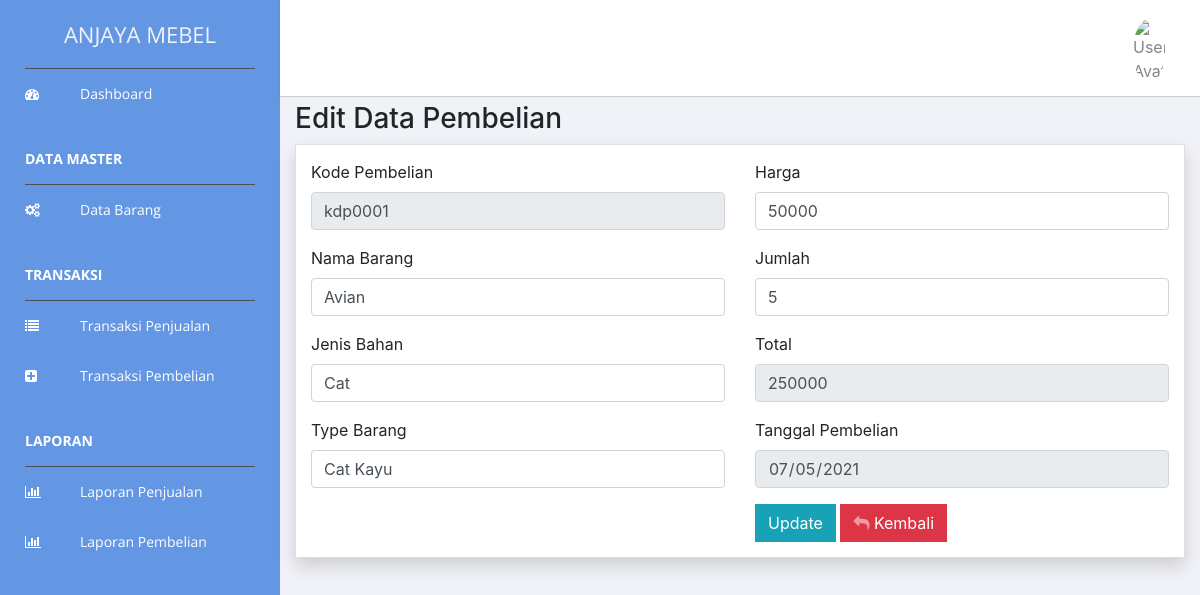
Page /pembelian/edit_data/kdp0001 on the committed database.
### tables this page shows
CREATE TABLE `transaksi_pembelian` (
  `kode_pembelian` varchar(255) NOT NULL,
  `nama_barang` varchar(255) NOT NULL,
  `jenis_barang` varchar(255) NOT NULL,
  `type_barang` varchar(255) NOT NULL,
  `harga` int(11) NOT NULL,
  `jumlah` int(11) NOT NULL,
  `total` int(11) NOT NULL,
  `tanggal` date NOT NULL
);

### application/controllers/Pembelian.php (called while the page is built, shortened)
<?php
class Pembelian extends CI_Controller {
    public function __construct()
    {
        $this->load->library('form_validation');
        $this->load->model('Model_master', 'v');
    }
    public function edit_data($kode_pembelian){
        $this->load->model('v');
        $pembalian = $this->v->GetWhere('transaksi_pembelian', array('kode_pembelian' => $kode_pembelian));
        $data = array(
            'kode_pembelian' => $pembalian[0]['kode_pembelian'],
            'nama_barang' => $pembalian[0]['nama_barang'],
            'jenis_barang' => $pembalian[0]['jenis_barang'],
            'type_barang' => $pembalian[0]['type_barang'],
            'harga' => $pembalian[0]['harga'],
            'jumlah' => $pembalian[0]['jumlah'],
            'total' => $pembalian[0]['total'],
            'tanggal' => $pembalian[0]['tanggal']
            );
        $this->load->view("template/header",$data);
        $this->load->view('pembelianupdate',$data);
        $this->load->view("template/footer");
    }
}

### index.php (called while the page is built, shortened)
<?php
require_once BASEPATH.'core/CodeIgniter.php';

### application/models/Model_master.php (called while the page is built, shortened)
<?php
class Model_master extends CI_Model {
    public function GetWhere($table, $data)
      {
        $res=$this->db->get_where($table, $data);
        return $res->result_array();
      }
}

### application/views/pembelianupdate.php (the view, shortened to what this page needs)
<div class="container-fluid">
  <h1 class="h3 mb-2 text-gray-800">Edit Data Pembelian</h1>
  <form action="<?php echo base_url()."pembelian/update_data"; ?>" method="post">
    <div class="card shadow mb-4">
      <div class="card-body">
        <div class="row"><?= $this->session->flashdata('pesan') ?>
          <div class="col-lg-12">
            <div class="panel-body">
              <div class="row">
                <div class="col-lg-6">
                 <div class="form-group">
                    <label>Kode Pembelian</label>
                    <input class="form-control" type="text" id="kode_pembelian" name="kode_pembelian" readonly value="<?php echo $kode_pembelian; ?>">
                  </div>
                  <div class="form-group">
                    <label>Nama Barang</label>
                    <input class="form-control" type="text" id="nama_barang" name="nama_barang" required value="<?php echo $nama_barang; ?>">
                  </div>
                  <div class="form-group">
                    <label>Jenis Bahan</label>
                    <input class="form-control" type="text" id="jenis_barang" name="jenis_barang" required value="<?php echo $jenis_barang; ?>">
                  </div>
                  <div class="form-group">
                    <label>Type Barang</label>
                    <input class="form-control" type="text" id="type_barang" name="type_barang" required value="<?php echo $type_barang; ?>">
                  </div>
                </div>
                <div class="col-lg-6">
                  <div class="form-group">
                    <label>Harga</label>
                    <input class="form-control" type="number" id="harga" name="harga" required value="<?php echo $harga; ?>">
                  </div>
                  <div class="form-group">
                    <label>Jumlah</label>
                    <input class="form-control" type="number" id="jumlah" name="jumlah" required value="<?php echo $jumlah; ?>">
                  </div>
                  <div class="form-group">
                    <label>Total</label>
                    <input class="form-control" type="number" id="total" name="total" readonly value="<?php echo $total; ?>">
                  </div>
                  <div class="form-group">
                    <label>Tanggal Pembelian</label>
                    <input class="form-control" type="date" id="tanggal" name="tanggal" readonly value="<?php echo $tanggal; ?>">
                  </div>
                  <input class="btn btn-info btn-icon-split" type="submit" name="submit" value="Update">
                  <a href="<?= base_url('pembelian') ?>" class="btn btn-danger btn-icon-split">
                    <span class="icon text-white-50">
                      <i class="fa fa-reply"></i>
                    </span>
                    <span class="text">Kembali</span>
                  </a>
                </div>
              </div>
            </div>
          </div>
        </div>
      </div>
    </div>
</div>

### rows in the picture
transaksi_pembelian: kode_pembelian "kdp0001", nama_barang "Avian", jenis_barang "Cat", type_barang "Cat Kayu", harga "50000", jumlah "5", total "250000", tanggal "07/05/2021"
